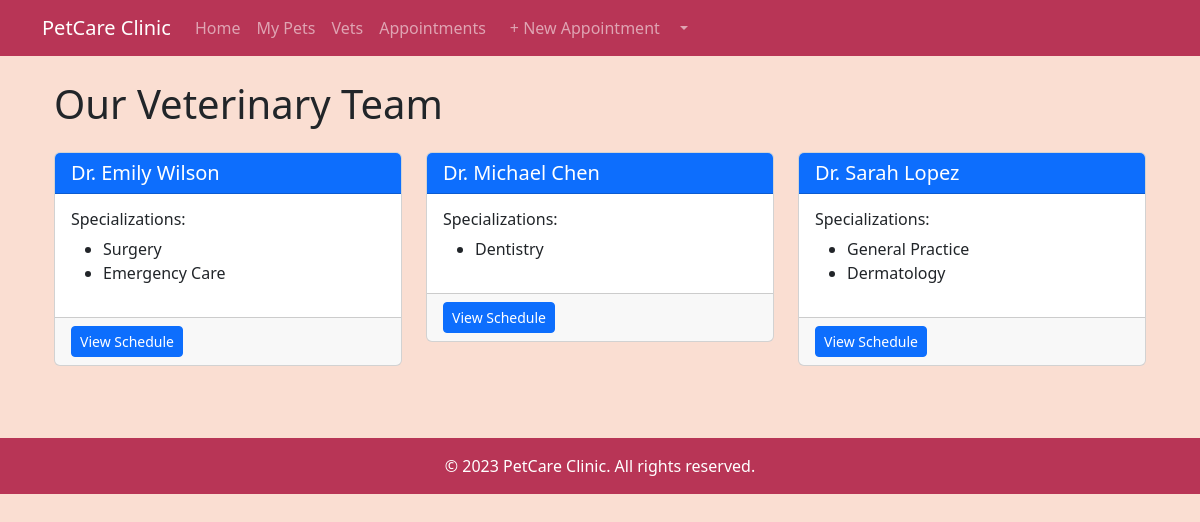
Screenshot of /vets/ (signed in) with the database file from the repository.
### clinic/models.py (models this page shows, shortened)
class Vet(models.Model):
    name = models.CharField(max_length=100, verbose_name="Veterinarian Name")

class Specialization(models.Model):
    vet = models.ForeignKey(Vet, on_delete=models.CASCADE, related_name="specializations")
    name = models.CharField(max_length=100, verbose_name="Specialization")

### clinic/views.py (the view)
# urls.py: path('vets/', VetListView.as_view(), name='vet-list'),
class VetListView(LoginRequiredMixin, ListView):
    model = Vet
    template_name = 'clinic/vet_list.html'
    def dispatch(self, request, *args, **kwargs):
        if not request.user.is_authenticated:
            return redirect('owner-login')
        return super().dispatch(request, *args, **kwargs)

### clinic/templates/clinic/vet_list.html (shortened to what this page needs)
{% extends 'clinic/base.html' %}
{% block content %}
<div class="container mt-4">
    <h1>Our Veterinary Team</h1>
    <div class="row mt-4">
        {% for vet in object_list %}
        <div class="col-md-4 mb-4">
            <div class="card">
                <div class="card-header bg-primary text-white">
                    <h5 class="mb-0">{{ vet.name }}</h5>
                </div>
                <div class="card-body">
                    <h6>Specializations:</h6>
                    <ul>
                        {% for spec in vet.specializations.all %}
                        <li>{{ spec.name }}</li>
                        {% endfor %}
                    </ul>
                </div>
                <div class="card-footer">
                    <a href="{% url 'vet-schedule' vet.pk %}" class="btn btn-sm btn-primary">
                        View Schedule
                    </a>
                </div>
            </div>
        </div>
        {% endfor %}
    </div>
</div>
{% endblock %}

### clinic/templates/clinic/base.html (style rules this page uses)
:root { --maroon: #b83556; --parrot-pink: #dc97a5; --ucla-blue: #55768c; --lumber: #faded2; --milk-chocolate: #845747; }
body { background-color: var(--lumber); font-family: 'Segoe UI', Tahoma, Geneva, Verdana, sans-serif; }

### rows the page displays
Vet: name "Dr. Emily Wilson"
Specialization: name "Surgery"
Specialization: name "Emergency Care"
Vet: name "Dr. Michael Chen"
Specialization: name "Dentistry"
Vet: name "Dr. Sarah Lopez"
Specialization: name "General Practice"
Specialization: name "Dermatology"
